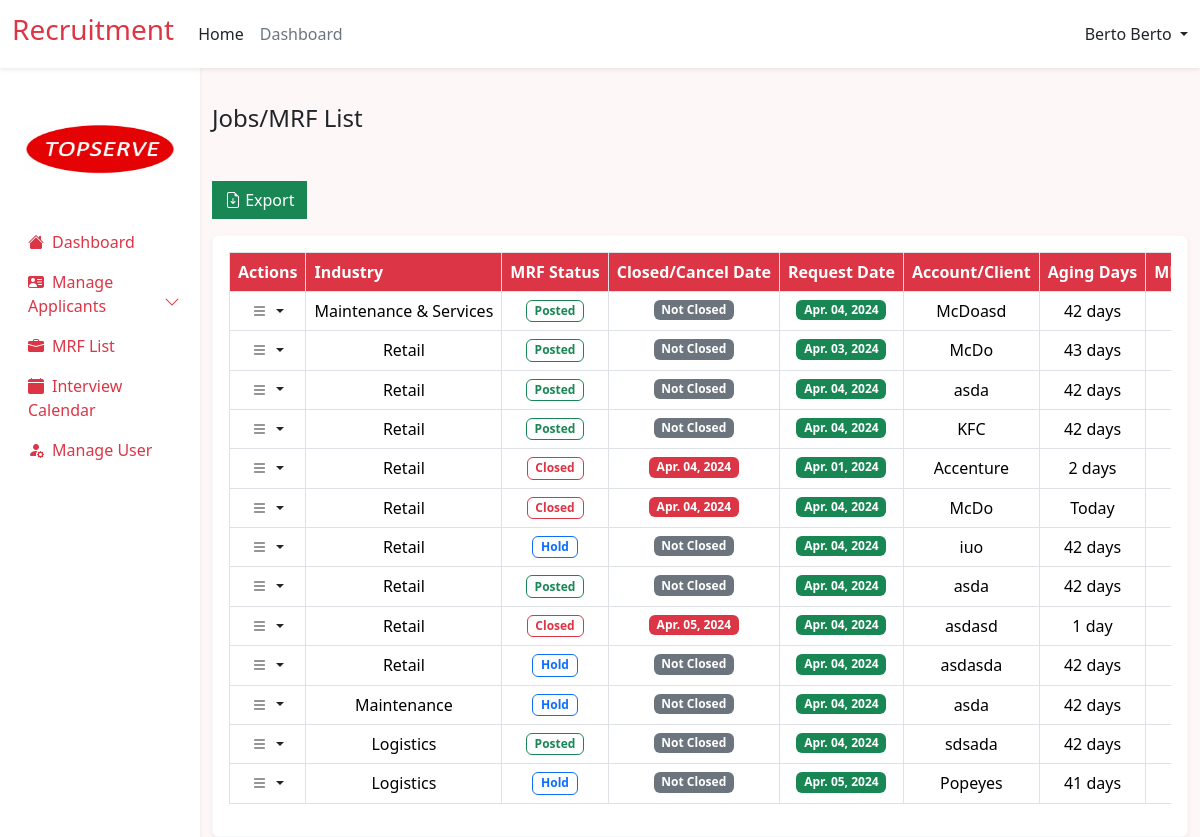
Page /src/admin/frontend/mrf_list.php (signed in) on the committed database.
### tables this page shows
CREATE TABLE `mrfs` (
  `id` int(11) NOT NULL,
  `industry` varchar(255) NOT NULL,
  `mrf_status` varchar(255) NOT NULL,
  `closed_date` date NOT NULL,
  `request_date` date NOT NULL DEFAULT current_timestamp(),
  `client` varchar(255) NOT NULL,
  `location` varchar(255) NOT NULL,
  `aging_days` varchar(255) NOT NULL,
  `mrf_number` varchar(255) NOT NULL,
  `new_request` varchar(255) NOT NULL,
  `head_count` int(11) NOT NULL,
  `job_position` varchar(255) NOT NULL,
  `contract_type` varchar(255) NOT NULL,
  `classification` varchar(255) NOT NULL,
  `placed` int(11) NOT NULL,
  `variance` int(11) NOT NULL,
  `cancel` int(11) NOT NULL,
  `job_description` text NOT NULL,
  `qualification` text NOT NULL,
  `remarks` text NOT NULL
);

### src/admin/frontend/mrf_list.php (the view, shortened to what this page needs)
<?php
include ('src/admin/backend/mrf_list_process.php');
$query = "SELECT * FROM mrfs";
$stmt = $conn->prepare($query);
$stmt->execute();
$result = $stmt->get_result();
include ('components/header.php');
?>
<h4 class=" mt-1 mb-5 ">Jobs/MRF List</h4>
<div class="row">
    <div class="col-md-6 col-lg-9">
        <div class="float-start ">
            <form action="../components/export_to_excel.php" method="post">
                <button type="submit" class="btn btn-success" name="mrfListExportBtn" style="border-radius: 0;">
                    <i class="bi bi-file-earmark-arrow-down"></i> Export
                </button>
            </form>
        </div>
    </div>
</div>
<div class="card border-light shadow-sm">
    <div class="card-body">
        <div class="table-responsive">
            <table id="jobsTable" class="table table-hover table-bordered bg-white border">
                <thead class="bg-danger ">
                    <tr>
                        <th class="bg-danger text-white nowrap">Actions</th>
                        <th class="bg-danger text-white nowrap">Industry</th>
                        <th class="bg-danger text-white nowrap">MRF Status</th>
                        <th class="bg-danger text-white nowrap">Closed/Cancel Date</th>
                        <th class="bg-danger text-white nowrap">Request Date</th>
                        <th class="bg-danger text-white nowrap">Account/Client</th>
                        <th class="bg-danger text-white nowrap">Aging Days</th>
                        <th class="bg-danger text-white nowrap">MRF Number</th>
                    </tr>
                </thead>
                <tbody>
                    <?php
                    while ($row = mysqli_fetch_assoc($result)) {
                        ?>
                        <tr>
                            <td class="text-center">
                                <a href="#" class="link-danger text-decoration-none dropdown-toggle text-dark"
                                    id="dropdownUser2" data-bs-toggle="dropdown" aria-expanded="false">
                                    <i class="bi bi-list"></i>
                                </a>
                            </td>
                            <td class="nowrap text-center">
                                <?php echo $row['industry']; ?>
                            </td>
                            <td class="nowrap text-center">
                                <?php
                                $status = $row['mrf_status'];
                                switch ($status) {
                                    case 'Post':
                                        ?>
                                        <span class=" badge badge border border-success text-success ">
                                            Posted
                                        </span>
                                        <?php
                                        break;
                                    case 'Hold':
                                        ?>
                                        <span class=" badge badge border border-primary text-primary ">
                                            Hold
                                        </span>
                                        <?php
                                        break;
                                        ?>
                                        <?php
                                    case 'Close':
                                        ?>
                                        <span class=" badge badge border border-danger text-danger ">
                                            Closed
                                        </span>
                                        <?php
                                        break;
                                        ?>
                                        <?php
                                }
                                ?>
                            </td>
                            <td class="nowrap text-center">
                                <?php
                                if ($row['closed_date'] != "0000-00-00") {
                                    $formattedClosedDate = date("M. d, Y", strtotime($row['closed_date']));
                                    ?>
                                    <span class="badge text-bg-danger">
                                        <?php echo $formattedClosedDate; ?>
                                    </span>
                                    <?php
                                } else {
                                    ?>
                                    <span class="badge text-bg-secondary">
                                        <?php echo "Not Closed"; ?>
                                    </span>
                                    <?php
                                }
                                ?>
                            </td>
                            <td class="nowrap text-center">
                                <span class="badge text-bg-success">
                                    <?php
                                    $formattedClosedDate = date("M. d, Y", strtotime($row['request_date']));
                                    echo $formattedClosedDate;
                                    ?>
                                </span>
                            </td>
                            <td class="nowrap text-center">
                                <?php echo $row['client']; ?>
                            </td>
                            <td class="nowrap text-center">
                                <?php
                                if ($row['aging_days'] == 0) {
                                    echo "Today";
                                } else {
                                    $agingDays = $row['aging_days'];
                                    $suffix = $agingDays == 1 ? "day" : "days";
                                    echo "$agingDays $suffix";
                                }
                                ?>
                            </td>
                            <td class="nowrap text-center">
                            </td>
                        </tr>
                        <?php
                    }
                    ?>
                </tbody>
            </table>
        </div>
    </div>
</div>
<?php include ('components/footer.php'); ?>

### src/admin/frontend/mrf_list.php (style rules this page uses)
.nowrap { white-space: nowrap; }

### rows in the picture
mrfs: industry "Maintenance & Services", mrf_status "Posted", closed_date "Not Closed", request_date "Apr. 04, 2024", client "McDoasd", aging_days "42", aging_days "days"
mrfs: industry "Retail", mrf_status "Posted", closed_date "Not Closed", request_date "Apr. 03, 2024", client "McDo", aging_days "43", aging_days "days"
mrfs: industry "Retail", mrf_status "Posted", closed_date "Not Closed", request_date "Apr. 04, 2024", client "asda", aging_days "42", aging_days "days"
mrfs: industry "Retail", mrf_status "Posted", closed_date "Not Closed", request_date "Apr. 04, 2024", client "KFC", aging_days "42", aging_days "days"
mrfs: industry "Retail", mrf_status "Closed", closed_date "Apr. 04, 2024", request_date "Apr. 01, 2024", client "Accenture", aging_days "2", aging_days "days"
mrfs: industry "Retail", mrf_status "Closed", closed_date "Apr. 04, 2024", request_date "Apr. 04, 2024", client "McDo", aging_days "Today"
mrfs: industry "Retail", mrf_status "Hold", closed_date "Not Closed", request_date "Apr. 04, 2024", client "iuo", aging_days "42", aging_days "days"
mrfs: industry "Retail", mrf_status "Posted", closed_date "Not Closed", request_date "Apr. 04, 2024", client "asda", aging_days "42", aging_days "days"
mrfs: industry "Retail", mrf_status "Closed", closed_date "Apr. 05, 2024", request_date "Apr. 04, 2024", client "asdasd", aging_days "1", aging_days "day"
mrfs: industry "Retail", mrf_status "Hold", closed_date "Not Closed", request_date "Apr. 04, 2024", client "asdasda", aging_days "42", aging_days "days"
mrfs: industry "Maintenance", mrf_status "Hold", closed_date "Not Closed", request_date "Apr. 04, 2024", client "asda", aging_days "42", aging_days "days"
mrfs: industry "Logistics", mrf_status "Posted", closed_date "Not Closed", request_date "Apr. 04, 2024", client "sdsada", aging_days "42", aging_days "days"
mrfs: industry "Logistics", mrf_status "Hold", closed_date "Not Closed", request_date "Apr. 05, 2024", client "Popeyes", aging_days "41", aging_days "days"

### other values in the picture
$user "Berto Berto"
